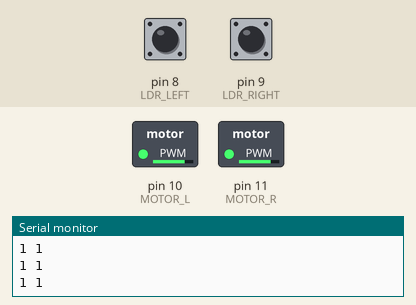
Simulated run of this sketch. Board: Arduino Uno, built with avr-gcc and run on an emulated ATmega328P. Shown: switched loads named in the sketch (green lamp = pin HIGH), the last lines printed to the serial monitor. The test bench sets the inputs (shaded band); at power-on: pin 8 (LDR_LEFT) LOW, pin 9 (LDR_RIGHT) LOW.

Above: at 1.2 s.
1.3 s: pin 8 (LDR_LEFT) pulled HIGH for 0.15 s
At 1.38 s:
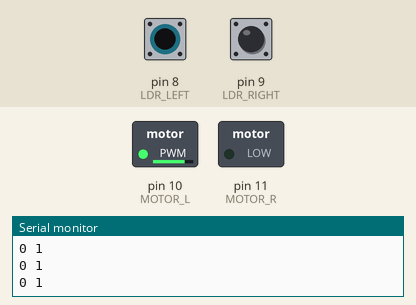
2.9 s: pin 9 (LDR_RIGHT) pulled HIGH for 0.15 s
At 2.98 s:
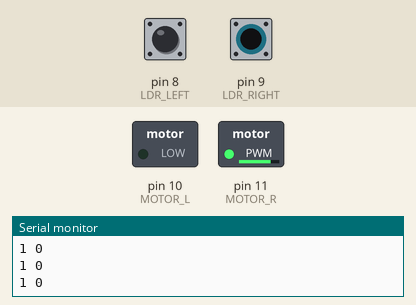
4.5 s: pin 9 (LDR_RIGHT) pulled HIGH for 3.2 s
At 8.3 s:
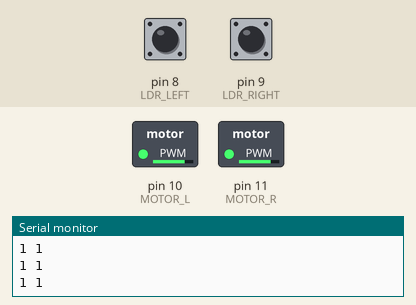
9.2 s: pin 8 (LDR_LEFT) pulled HIGH for 3.2 s
At 10.4 s:
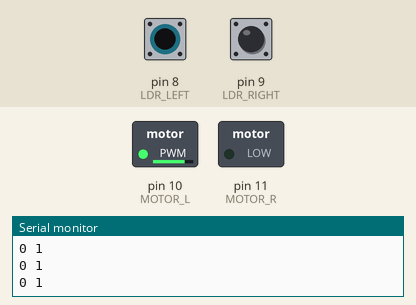
13.9 s: pin 8 (LDR_LEFT) driven HIGH and pin 9 (LDR_RIGHT) driven HIGH
At 15.3 s:
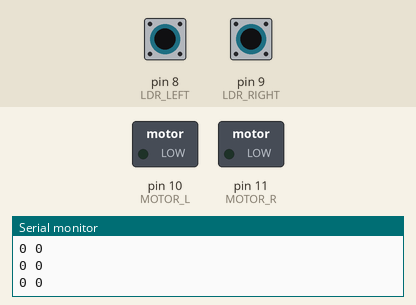
Timing chart, 0 to 16.4 s (numbered marks = the images above; inputs shaded):
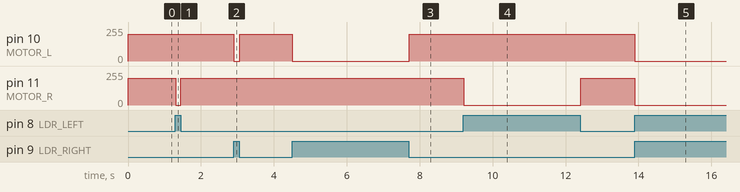

Measured:
- after the input at 1.3 s, pin 11 (MOTOR_R): 200/255 → 0/255 at once, → 200/255 0.14 s later
- after the input at 2.9 s, pin 10 (MOTOR_L): 200/255 → 0/255 at once, → 200/255 0.16 s later
- after the input at 4.5 s, pin 10 (MOTOR_L): 200/255 → 0/255 at once, → 200/255 3.2 s later
- after the input at 9.2 s, pin 11 (MOTOR_R): 200/255 → 0/255 at once, → 200/255 3.2 s later
- after the input at 13.9 s, pin 10 (MOTOR_L), pin 11 (MOTOR_R): 200/255 → 0/255 at once

The sketch:

ch05_light_follower_ldr.ino
```cpp
const int LDR_LEFT  = 8, LDR_RIGHT = 9;   // DO pins: LOW = light seen
const int MOTOR_L   = 10, MOTOR_R = 11;   // MX1508 IN1 and IN3 (PWM)
const int FAST = 200;   // limit for 6 V motors on a 7.4 V battery
const int SLOW = 0;     // inner wheel while turning (0 = turn on the spot)

void drive(int left, int right) {
  analogWrite(MOTOR_L, left);
  analogWrite(MOTOR_R, right);
}

void setup() {
  pinMode(LDR_LEFT, INPUT);
  pinMode(LDR_RIGHT, INPUT);
  pinMode(MOTOR_L, OUTPUT);
  pinMode(MOTOR_R, OUTPUT);
  Serial.begin(9600);
}

void loop() {
  bool leftLight  = (digitalRead(LDR_LEFT)  == LOW);
  bool rightLight = (digitalRead(LDR_RIGHT) == LOW);

  if (leftLight && rightLight) drive(FAST, FAST);   // light ahead: go
  else if (leftLight)          drive(SLOW, FAST);   // light on the left: turn left
  else if (rightLight)         drive(FAST, SLOW);   // light on the right: turn right
  else                         drive(0, 0);         // no light: stop

  Serial.print(leftLight); Serial.print(' '); Serial.println(rightLight);
  delay(20);
}
```
